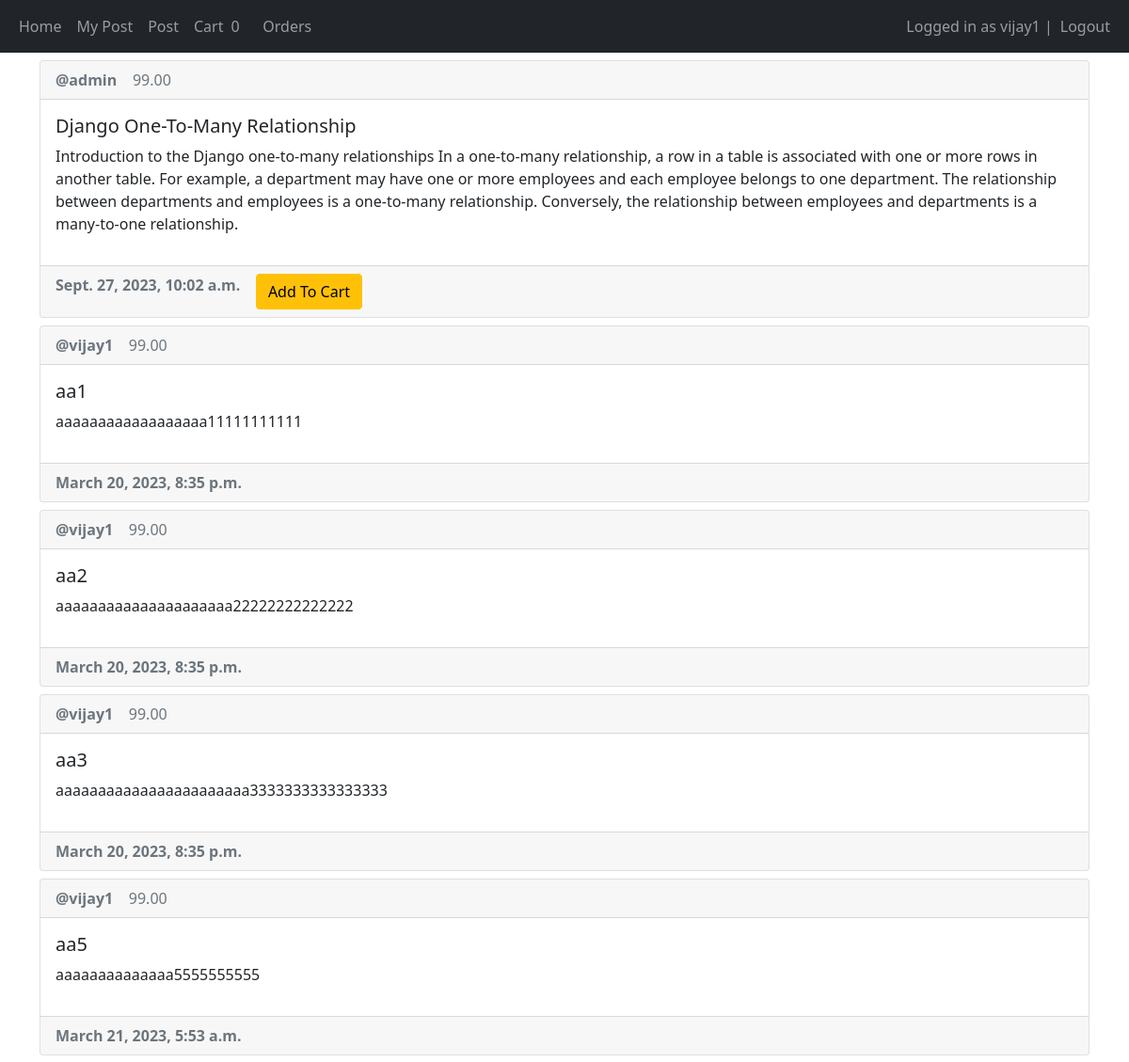
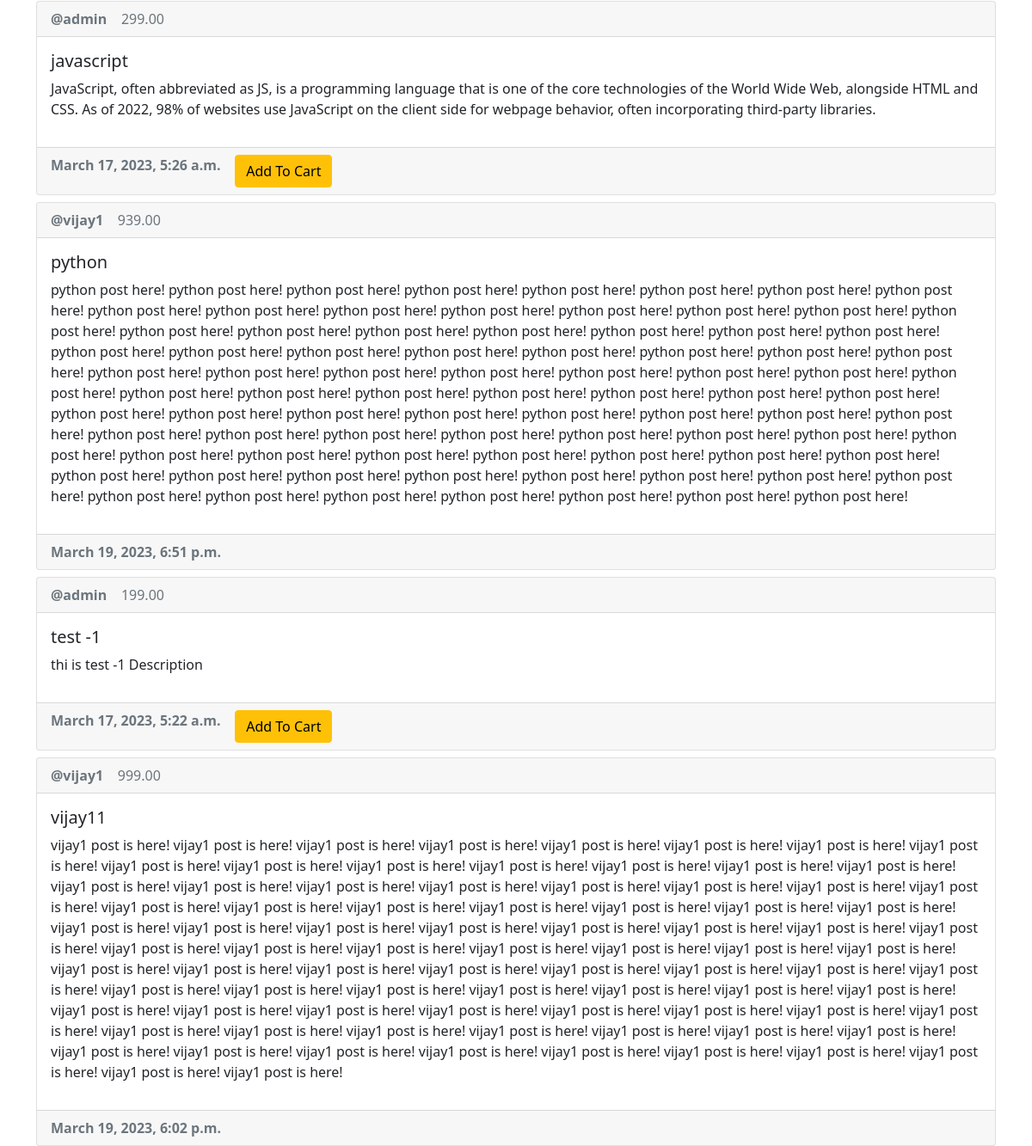
Screenshot of / (signed in) with the database file from the repository (2 pictures, top to bottom).
### main/models.py (models this page shows, shortened)
class Post(models.Model):
    author = models.ForeignKey(User, on_delete=models.CASCADE)
    title = models.CharField(max_length=200)
    description = models.TextField()
    amount = models.DecimalField(max_digits=7, decimal_places=2, default=99, null=False, blank=False)
    created_at = models.DateTimeField(auto_now_add=True)
    updated_at = models.DateTimeField(auto_now=True)

### main/views.py (the view, shortened to what this page needs)
# urls.py: path('', views.home, name='home'),
def home(request):
    posts = Post.objects.all().order_by("title")
    if request.user:
        request.session["cart_count"] = Cart.objects.all().count()
    return render(request, 'main/home.html', {"posts": posts})

### main/templates/main/home.html (shortened to what this page needs)
{% extends 'main/base.html' %}
{% block content %}
{% for post in posts %}
<div class="card mt-2">
  <div class=" card-header text-muted btn-group" role="group" aria-label="Basic example" >
    <div>
      <strong>@{{ post.author.username }}</strong>
    </div>
    <div>
        {{ post.amount}}
    </div>
  </div>
  <div class="card-body d-flex flex-row justify-content-between">
    <div>
      <h5 class="card-title">{{post.title}}</h5>
      <p width='50ch', overflow='hidden'; >{{post.description}}</p>
    </div>
  </div>
  <div class="card-footer text-muted btn-group" role="group" aria-label="Basic example" >
    <div>
    <strong>{{post.created_at}}</strong>
    </div>
    {% if user != post.author and user.is_authenticated %}
    <div>
      <form method="post">
        <button type="submit" class="btn btn-warning" name="cart-id" value="{{post.id}}">
          Add To Cart
        </button>
      </form>
    </div>
    {% endif %}
  </div>
</div>
{% empty %}
  <p>No posts yet :( </p>
{% endfor %}
{% endblock %}

### main/templates/main/base.html (shortened to what this page needs)
<!DOCTYPE html>
<html lang="en">
  <head>
    <link
      href="https://cdn.jsdelivr.net/npm/bootstrap@5.1.3/dist/css/bootstrap.min.css"
      rel="stylesheet"
    />
  </head>
  <body>
    <nav class="navbar navbar-expand-lg navbar-dark bg-dark">
      <div class="container-fluid">
        <div>
          <ul class="navbar-nav">
            <li class="nav-item">
              <a class="nav-link" href="/home">Home</a>
            </li>
            {% if user.is_authenticated %}
            <li class="nav-item">
              <a class="nav-link" href="/mypost">My Post</a>
            </li>
            <li class="nav-item">
              <a class="nav-link" href="/create-post">Post</a>
            </li>
            <li class="nav-item">
              <a class="nav-link" href="/mycart/">Cart</a>
            </li>
            <span class="navbar-text">{{request.session.cart_count}} </span>
            <li class="nav-item">
              <a class="nav-link" href="/myorder/">Orders</a>
            </li>
            {% endif %}
          </ul>
        </div>
        <div>
          <ul class="navbar-nav">
            {% if user.is_authenticated %}
            <span class="navbar-text">Logged in as {{user.username}} | </span>
            <li class="nav-item">
              <a class="nav-link" href="/logout">Logout</a>
            </li>
            {% endif %}
          </ul>
        </div>
      </div>
    </nav>
    <div class="container">{% block content %} {% endblock %}</div>
  </body>
</html>

### rows the page displays
Post: author.username "admin", amount "99.00", title "Django One-To-Many Relationship", description "Introduction to the Django one-to-many relationships In a one-to-many relationship, a row in a table is associated with one or more rows in another table. For example, a department may have one or more employees and each employee belongs to one department. The relationship between departments and employees is a one-to-many relationship. Conversely, the relationship between employees and departments is a many-to-one relationship.", created_at "Sept. 27, 2023, 10:02 a.m.", {{ post.id }} 30 (drawn)
Post: author.username "vijay1", amount "99.00", title "aa1", description "aaaaaaaaaaaaaaaaaa11111111111", created_at "March 20, 2023, 8:35 p.m."
Post: author.username "vijay1", amount "99.00", title "aa2", description "aaaaaaaaaaaaaaaaaaaaa22222222222222", created_at "March 20, 2023, 8:35 p.m."
Post: author.username "vijay1", amount "99.00", title "aa3", description "aaaaaaaaaaaaaaaaaaaaaaa3333333333333333", created_at "March 20, 2023, 8:35 p.m."
Post: author.username "vijay1", amount "99.00", title "aa5", description "aaaaaaaaaaaaaa5555555555", created_at "March 21, 2023, 5:53 a.m."
Post: author.username "admin", amount "299.00", title "javascript", description "JavaScript, often abbreviated as JS, is a programming language that is one of the core technologies of the World Wide Web, alongside HTML and CSS. As of 2022, 98% of websites use JavaScript on the client side for webpage behavior, often incorporating third-party libraries.", created_at "March 17, 2023, 5:26 a.m.", {{ post.id }} 7 (drawn)
Post: author.username "vijay1", amount "939.00", title "python", description "python post here! python post here! python post here! python post here! python post here! python post here! python post here! python post here! python post here! python post here! python post here! python post here! python post here! python post here! python post here! python post here! python post here! python post here! python post here! python post here! python post here! python post here! python post here! python post here! python post here! python post here! python post here! python post here! python post here! python post here! python post here! python post here! python post here! python post here! python post here! python post here! python post here! python post here! python post…", created_at "March 19, 2023, 6:51 p.m."
Post: author.username "admin", amount "199.00", title "test -1", description "thi is test -1 Description", created_at "March 17, 2023, 5:22 a.m.", {{ post.id }} 2 (drawn)
Post: author.username "vijay1", amount "999.00", title "vijay11", description "vijay1 post is here! vijay1 post is here! vijay1 post is here! vijay1 post is here! vijay1 post is here! vijay1 post is here! vijay1 post is here! vijay1 post is here! vijay1 post is here! vijay1 post is here! vijay1 post is here! vijay1 post is here! vijay1 post is here! vijay1 post is here! vijay1 post is here! vijay1 post is here! vijay1 post is here! vijay1 post is here! vijay1 post is here! vijay1 post is here! vijay1 post is here! vijay1 post is here! vijay1 post is here! vijay1 post is here! vijay1 post is here! vijay1 post is here! vijay1 post is here! vijay1 post is here! vijay1 post is here! vijay1 post is here! vijay1 post is here! vijay1 post is here! vijay1 post is here! vijay1…", created_at "March 19, 2023, 6:02 p.m."

### other values shown
{{ request.session.cart_count }} "0"
{{ user.username }} "vijay1"
